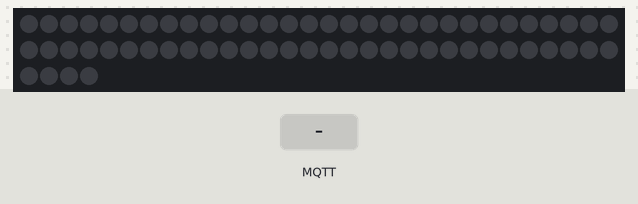
Bench run of a sketch on a simulated ESP32. Shown: 64 RGB LEDs in strip order, left to right, continuing on the next row. The test bench sets the inputs (shaded band). Dim RGB values are drawn brighter than linear; WiFi joins after 1.5 s; servers stay silent unless stated; no MQTT or app messages arrive unless stated; what the sketch prints to the serial monitor is not drawn.

Above: at 6.7 s.
6.8 s: MQTT message "5" arrives on the first subscribed topic
At 8.1 s:
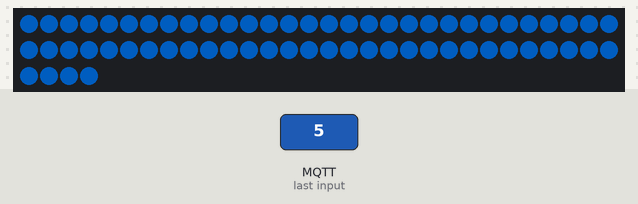
8.4 s: MQTT message "90" arrives on the first subscribed topic
10.0 s: MQTT message "0" arrives on the first subscribed topic
At 10.7 s:
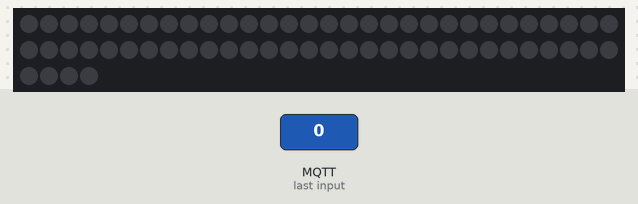
11.5 s: MQTT message "200" arrives on the first subscribed topic
At 12.9 s:
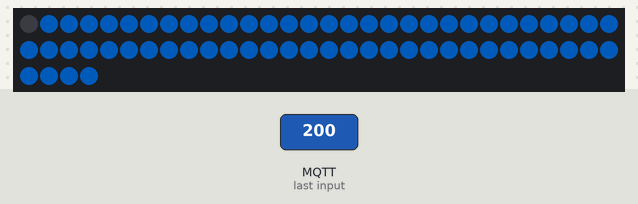
Timing chart, 0 to 14.1 s (numbered marks = the images above; inputs shaded):
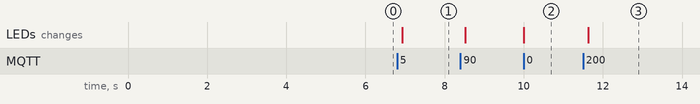

Measured:
- after the input at 6.8 s, the LEDs: change after 0.13 s (image 1)
- after the input at 10.0 s, the LEDs: change at once (image 2)
- after the input at 11.5 s, the LEDs: change after 0.13 s (image 3)

The sketch:

5.ino
```cpp
#include <Adafruit_NeoPixel.h>
#include <WiFi.h>
#include <MQTT.h>
#include <SPI.h>
#include <Wire.h>
#include <Adafruit_GFX.h>


//------------------------Defines for Neo-Pixel ring ------------------------------
#define LED_PIN   5  // Which pin on the ESP32 is connected to the NeoPixels?
#define LED_COUNT 64 // How many NeoPixels are attached to the ESP32?
Adafruit_NeoPixel pixels(LED_COUNT, LED_PIN, NEO_GRB + NEO_KHZ800);

//---------------------------Defines Wifi and broker Connection ------------------------------
const char ssid[] = "JuergenWalter";
const char pass[] = "44873763559236747268";
const char MQTT_BROKER_ADDRESS[] = "192.168.188.36";

WiFiClient net;
MQTTClient client(50000); //sets maximum message-size to ~25kB

//-------------------------------Defines MQTT topics------------------------------
const char TOPIC_PIXEL[] = "MIDI/SP5";

//-----------------------------Function Prototypes----------------------------------
//Function to establish connection to WiFi and MQTT
void connect();

//-----------------------------Display-Helper-Functions----------------------------------
void log(String message)
{
  Serial.println(message.c_str());
}


void setup()
{
  Serial.begin(500000);

  //------------------------Neo Pixel-------------------------------
  pixels.begin();

  //--------------------WIFI & MQTT Connection----------------------------

  client.begin(MQTT_BROKER_ADDRESS, net); //Set the IP address directly.
  client.onMessage(messageReceived); //Set wich function to call on receiving a MQTT message
  connect(); //connect to WiFi and MQTT
}

void loop()
{
  client.loop(); // function to check for new message arrivals

  if (!client.connected())
  {
    connect(); // in case of connection loss, the client reconnects
  }
}

void messageReceived(String &topic, String &input)
{
  Serial.print("\nMessage received: ");
  Serial.print(input);
  if (topic == TOPIC_PIXEL)
  {
    float Input = input.toFloat();
    float brightness = 255/15*Input;
    for(int i=0; i<LED_COUNT; i++)
    {
      pixels.setPixelColor(i, pixels.Color(0, 125, 255));
      pixels.setBrightness(brightness);
      pixels.show();   // updated pixel colors to the hardware.
    }
  }
}

void connect()
{
  //--------------------Connection to WiFi---------------
  log("Checking wifi");

  WiFi.begin(ssid, pass);
  while (WiFi.status() != WL_CONNECTED)
  {
    Serial.print(".");
  }

  Serial.print("connected");
  log("\nConnected!");
  delay(2000);

  //--------------------Connection to Broker---------------
  log("\nConnecting to Broker");
  String clientId = "user1";
  while (!client.connect(WiFi.macAddress().c_str(), "try", "try"))
  {
    Serial.print(".");
  }

  log("\nConnected!");
  delay(2000);

  //---------------Subscribe to Topics--------------------
  client.subscribe(TOPIC_PIXEL);
}
```
